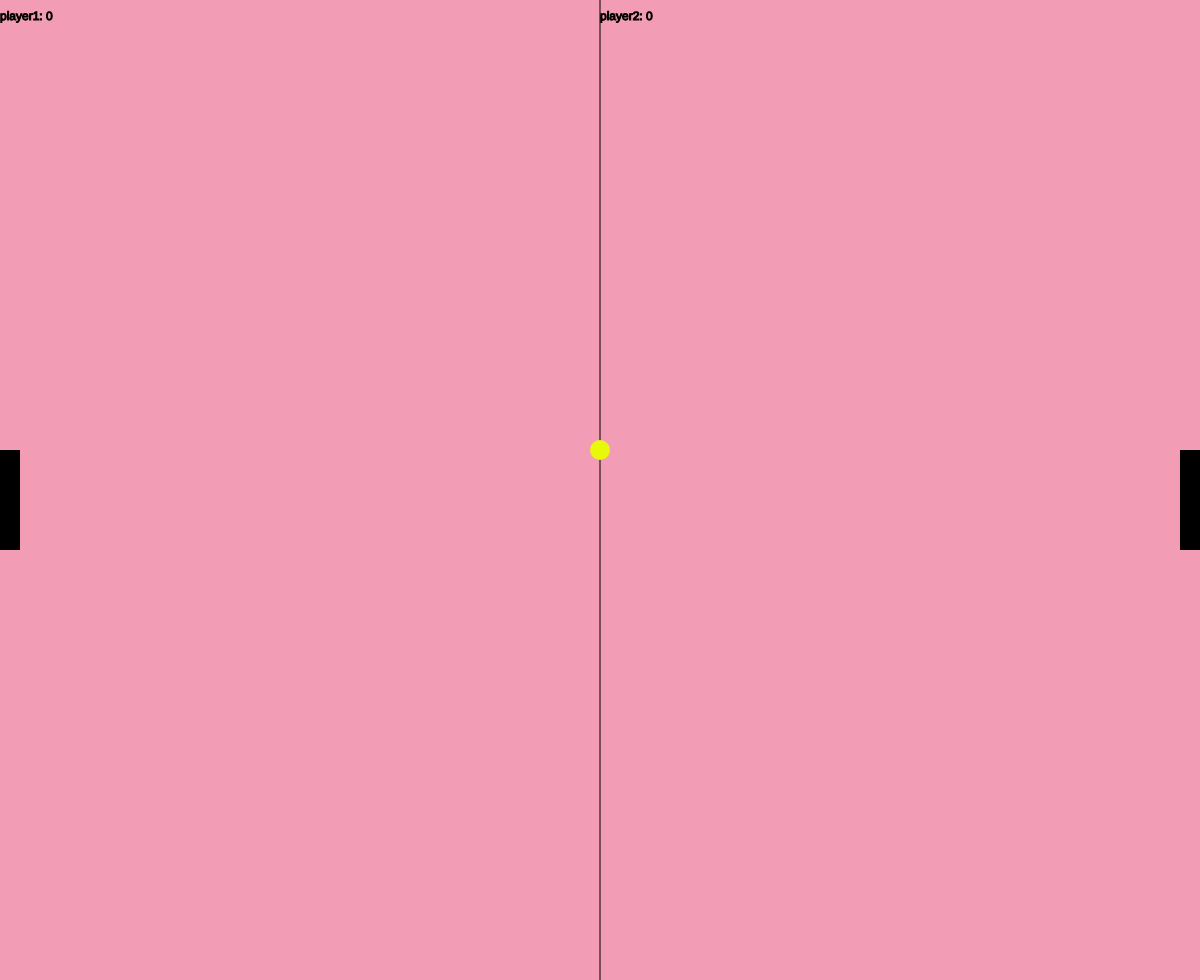
Frame 1 (no input)
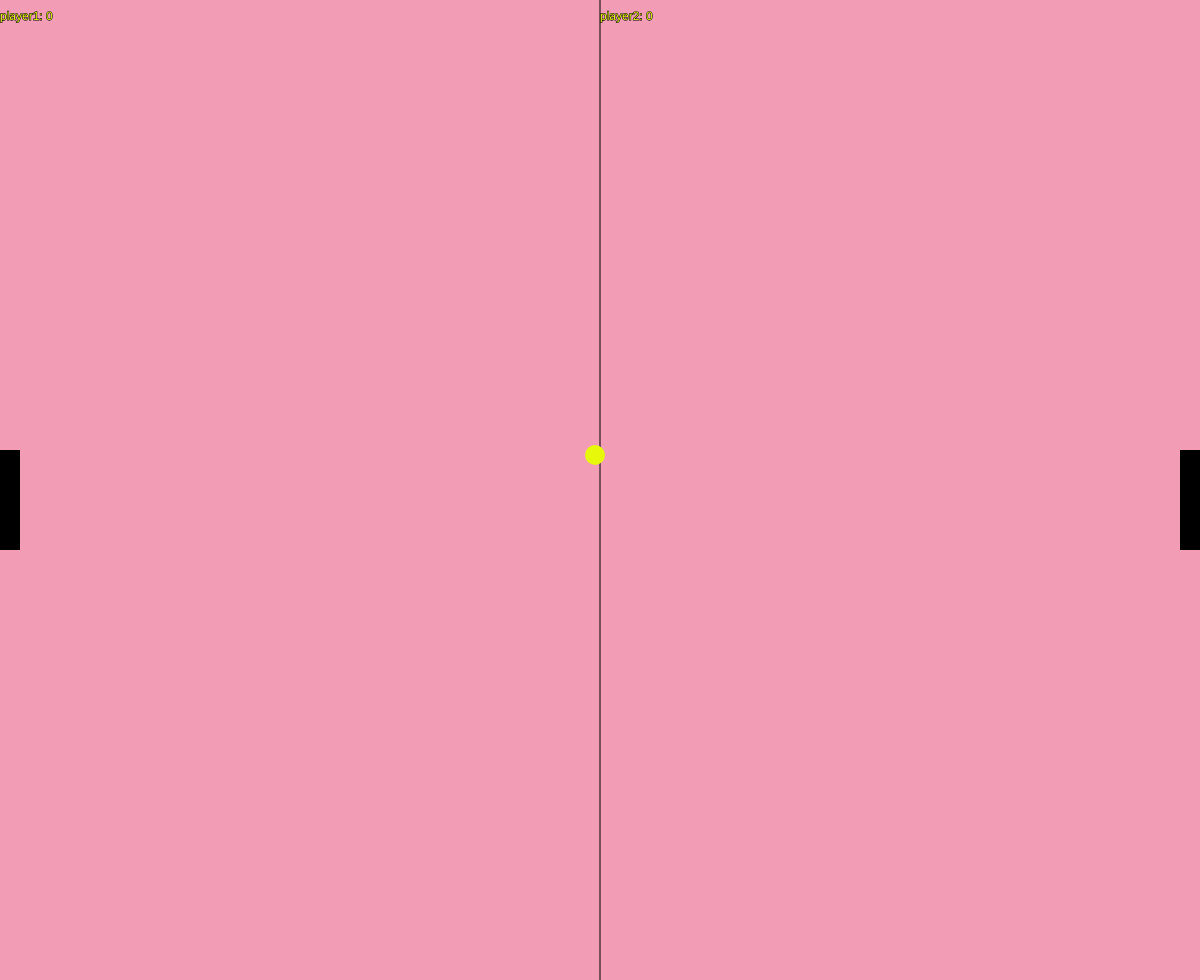
Frame 2 (the mouse pressed at the canvas centre, redrawn once)

The p5.js sketch that drew these frames (run headless with seeded random() and noise() and a simulated clock; the mouse was pressed at the canvas centre and the sketch redrawn once):

// p5.js sketch
// ── sketch.js
var play = false;
var game;

function setup(){
	createCanvas(windowWidth,windowHeight-20);
	game = new Game();
}
function draw(){
	background('rgb(242, 157, 181)');

	if(!play)
		noLoop();
	
	game.board();

	game.playersMovement();

	game.playersStroke();

	game.ballLeftTheBoard();
}
function mouseClicked(){
	iniciar();
	console.log(play);
	
}

function iniciar(){
	play = true;
	game.ballReset();
	loop();
}
function pausar(){
	play = false;
	noLoop();
}

// ── ball.js
class Ball {
	constructor(x, y, d, directionX, directionY,speed) {
		this.x = x;
		this.y = y;
		this.d = d;
		this.c = this.randomColor();
		this.directionX = directionX;
		this.directionY = directionY;
		this.speed = speed;
	}
	display() {
		fill(this.c);
		circle(this.x,this.y,this.d);
	}
	randomColor(){
		return Array.from(Array(3), () => Math.floor(Math.random()*256));
	}
	move(){
		this.moveY();
		this.moveX();
		if (this.y >= windowHeight || this.y <= 0) {
			this.changeDirectionY();
		}
		/*if (this.x >= windowWidth || this.x <= 0) {
			this.changeDirectionX();
		}*/
	}
	moveY(){
		(this.directionY == 'up') ? this.y -= this.speed : this.y += this.speed;
	}
	moveX(){
		(this.directionX == 'left') ? this.x = this.x-this.speed : this.x = this.x+this.speed;
	}
	changeDirectionY(){
		this.directionY = (this.directionY == 'up') ? 'down' : 'up';
	}
	changeDirectionX(){
		this.directionX = (this.directionX == 'left') ? 'right' : 'left';
	}
}
// ── game.js
class Game{
	constructor(){
		this.player1 = new Player(0,(windowHeight/2)-50,20,100,'down',5);
		this.player2 = new Player(windowWidth-20,(windowHeight/2)-50,20,100,'down',5);
		this.ball = new Ball(width/2,(windowHeight/2)-50,20,'left','down',5);
	}
	board(){
		stroke(0);
		line(width/2,0,width/2,height);
		text('player1: '+this.player1.points,0,20);
		text('player2: '+this.player2.points,width/2,20);
		noStroke();

		this.player1.display();
		this.player2.display();
		this.ball.display();
		this.ball.move();
	}
	playersMovement(){
		if (keyIsDown(DOWN_ARROW) || keyIsDown(UP_ARROW)){
			this.player1.changeDirection(keyCode);
			this.player1.move();
		}
		if (keyIsDown(87) || keyIsDown(83)){
			this.player2.changeDirection((keyIsDown(87))? UP_ARROW : DOWN_ARROW);
			this.player2.move();
		}
	}
	playersStroke(){
		if (this.ball.x <= this.player1.x+this.player1.w && this.ball.y >= this.player1.y && this.ball.y <= this.player1.y+this.player1.h) {
			this.ball.changeDirectionX();
		}
		else if (this.ball.x >= this.player2.x && this.ball.y >= this.player2.y && this.ball.y <= this.player2.y+this.player2.h) {
			this.ball.changeDirectionX();
		}
	}
	ballLeftTheBoard(){
		if(this.ball.x <= 0){
			this.player2.addPoints();
			pausar();
		}
		else if(this.ball.x >= width){
			this.player1.addPoints();
			pausar();
		}
	}
	ballReset(){
		this.ball.x = width/2;
		this.ball.y = height/2;
		this.ball.changeDirectionX();
	}
}
// ── player.js
class Player {
	constructor(x, y, w, h, directionY,speed) {
		this.x = x;
		this.y = y;
		this.w = w;
		this.h = h;
		this.directionY = directionY;
		this.speed = speed;
		this.points = 0;
	}
	display() {
		fill('black');
		rect(this.x,this.y,this.w,this.h);
	}
	move(){
		if ((this.directionY == 'up' && this.y-this.speed >= 0) ||
			(this.directionY == 'down' && this.y+this.h+this.speed <= windowHeight-20)) {
			this.moveY();
		}
	}
	moveY(){
		(this.directionY == 'up') ? this.y -= this.speed : this.y += this.speed;
	}
	changeDirection(keyCode){
		this.directionY = (keyCode == UP_ARROW) ? 'up' : 'down';
	}
	addPoints(){
		this.points +=10;
	}
}
